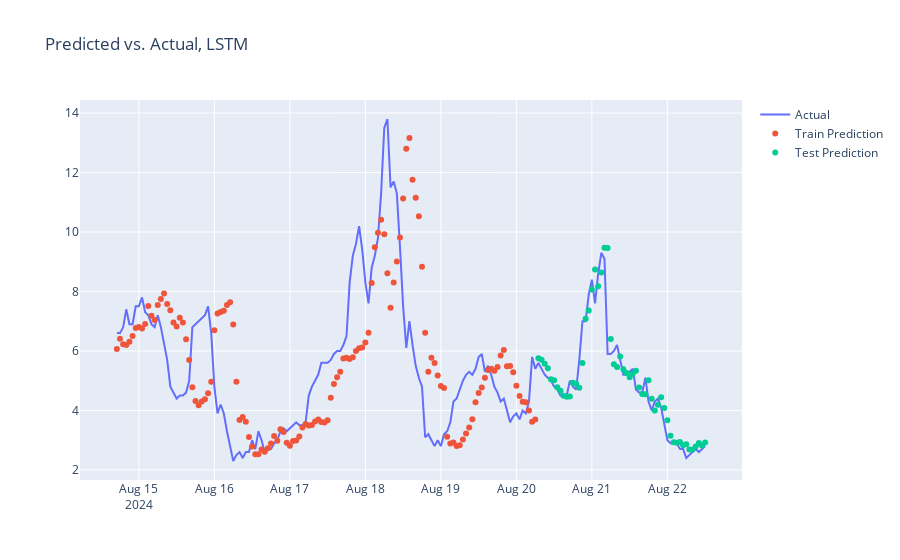

The code cell stored with this chart in its notebook:
### Code cell
plot_results(eval_df, '1064', 'LSTM')
